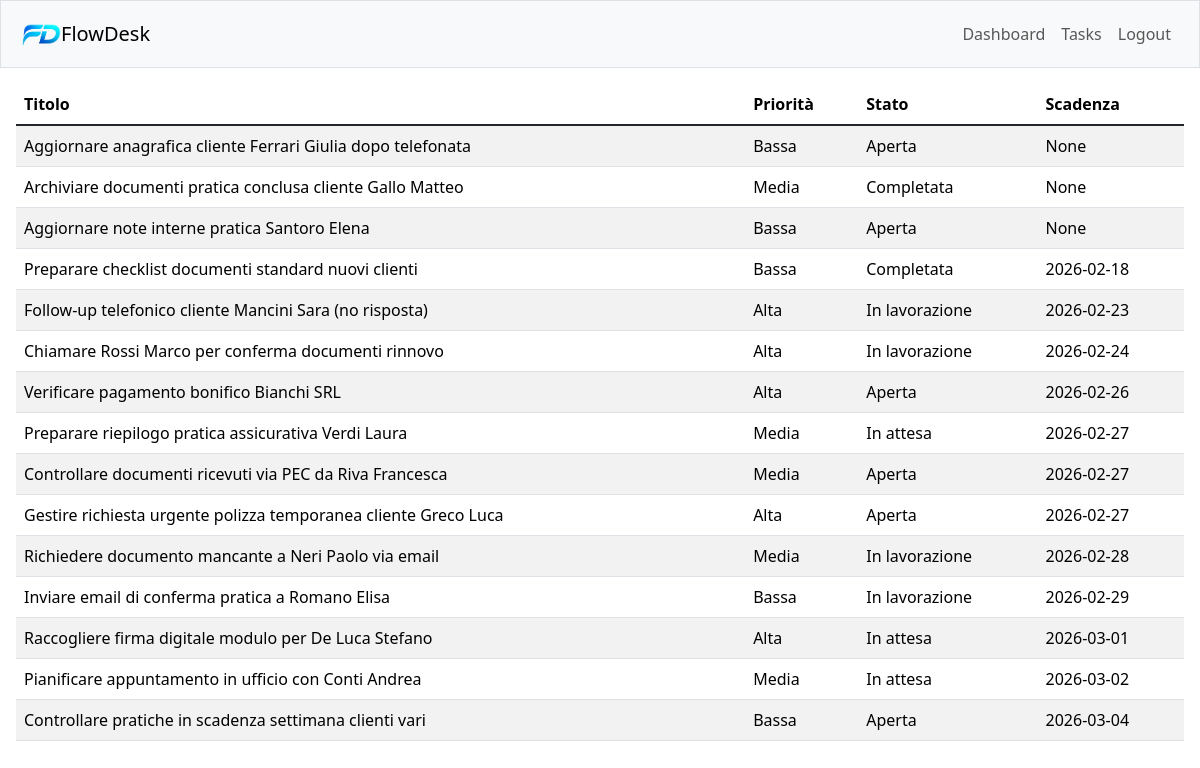
Page /tasks (signed in) on the committed database.
### tables this page shows
CREATE TABLE tasks(
    id INTEGER PRIMARY KEY AUTOINCREMENT,
    user_id INTEGER NOT NULL,
    title TEXT NOT NULL,
    priority TEXT NOT NULL CHECK (priority in ('Bassa', 'Media', 'Alta')),
    status TEXT NOT NULL CHECK (status in ('Aperta', 'In lavorazione', 'In attesa', 'Completata')),
    created_at DATETIME DEFAULT CURRENT_TIMESTAMP,
    due_date DATE,
    updated_at DATETIME DEFAULT CURRENT_TIMESTAMP,
    FOREIGN KEY (user_id) REFERENCES users(id) ON DELETE CASCADE
);

### app.py (the view)
@app.route("/tasks")
@login_required
def tasks():
    user_id = session['user_id']
    conn = get_db_connection()
    tasks = conn.execute('SELECT * FROM tasks WHERE user_id = ? ',(user_id,)).fetchall()
    conn.close()
    return render_template('/tasks.html', tasks=tasks)

### helpers.py (called while the page is built)
def login_required(f):
    @wraps(f)
    def decorated_function(*args, **kwargs):
        if session.get('user_id') is None:
            return redirect('/landing')
        return f(*args, **kwargs)
    return decorated_function

def get_db_connection():
    connection = sqlite3.connect('deskflow.db')
    connection.row_factory = sqlite3.Row
    return connection

### templates/tasks.html (shortened to what this page needs)
{% extends "layout.html" %} {% block title %} Tasks {% endblock %} {% block main
%}
<table id="tasksTable" class="table table-striped">
  <thead>
    <tr>
      <th>Titolo</th>
      <th>Priorità</th>
      <th>Stato</th>
      <th>Scadenza</th>
    </tr>
  </thead>
  <tbody class="table-group-divider">
    {% for task in tasks %}
    <tr data-id="{{task.id}}">
      <td>{{ task.title }}</td>
      <td>{{ task.priority }}</td>
      <td>{{ task.status }}</td>
      <td>{{ task.due_date }}</td>
    </tr>
    {% endfor %}
  </tbody>
</table>
{% endblock %}

### static/style.css (style rules this page uses)
* { box-sizing: border-box; min-height: 0; }
body { height: 100vh; }

### rows in the picture
tasks: title "Aggiornare anagrafica cliente Ferrari Giulia dopo telefonata", priority "Bassa", status "Aperta", due_date "None"
tasks: title "Archiviare documenti pratica conclusa cliente Gallo Matteo", priority "Media", status "Completata", due_date "None"
tasks: title "Aggiornare note interne pratica Santoro Elena", priority "Bassa", status "Aperta", due_date "None"
tasks: title "Preparare checklist documenti standard nuovi clienti", priority "Bassa", status "Completata", due_date "2026-02-18"
tasks: title "Follow-up telefonico cliente Mancini Sara (no risposta)", priority "Alta", status "In lavorazione", due_date "2026-02-23"
tasks: title "Chiamare Rossi Marco per conferma documenti rinnovo", priority "Alta", status "In lavorazione", due_date "2026-02-24"
tasks: title "Verificare pagamento bonifico Bianchi SRL", priority "Alta", status "Aperta", due_date "2026-02-26"
tasks: title "Preparare riepilogo pratica assicurativa Verdi Laura", priority "Media", status "In attesa", due_date "2026-02-27"
tasks: title "Controllare documenti ricevuti via PEC da Riva Francesca", priority "Media", status "Aperta", due_date "2026-02-27"
tasks: title "Gestire richiesta urgente polizza temporanea cliente Greco Luca", priority "Alta", status "Aperta", due_date "2026-02-27"
tasks: title "Richiedere documento mancante a Neri Paolo via email", priority "Media", status "In lavorazione", due_date "2026-02-28"
tasks: title "Inviare email di conferma pratica a Romano Elisa", priority "Bassa", status "In lavorazione", due_date "2026-02-29"
tasks: title "Raccogliere firma digitale modulo per De Luca Stefano", priority "Alta", status "In attesa", due_date "2026-03-01"
tasks: title "Pianificare appuntamento in ufficio con Conti Andrea", priority "Media", status "In attesa", due_date "2026-03-02"
tasks: title "Controllare pratiche in scadenza settimana clienti vari", priority "Bassa", status "Aperta", due_date "2026-03-04"
